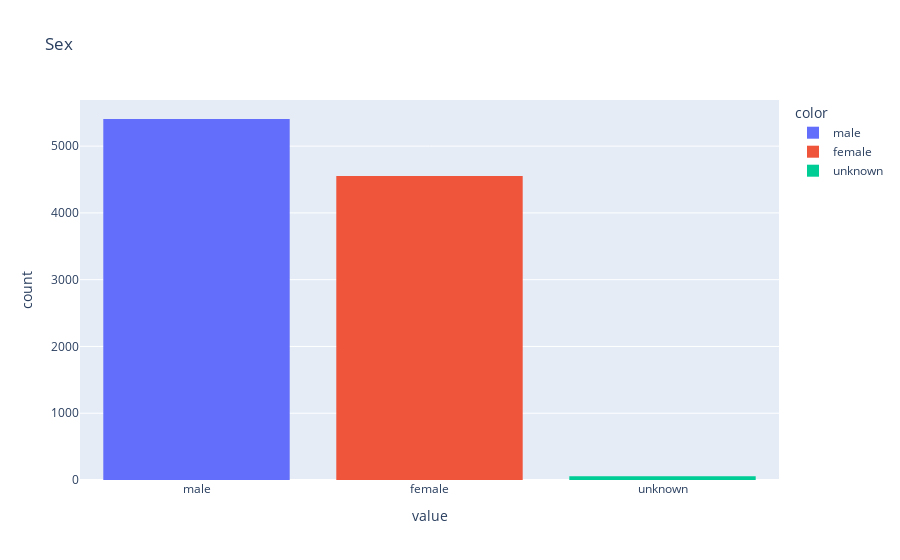

Notebook cell for this chart:
### Code cell
px.histogram(skin_df.sex, color=skin_df.sex, title='Sex')

### Figure 1 — Plotly figure (JSON) as saved in the notebook; plotly's stock layout.template omitted (floating-point values rounded to 4 significant figures; data arrays with more than 128 entries replaced by an {"elided": "..."} marker saying what was removed)
{"data": [{"alignmentgroup": "True", "bingroup": "x", "hovertemplate": "color=male<br>value=%{x}<br>count=%{y}<extra></extra>", "legendgroup": "male", "marker": {"color": "#636efa", "pattern": {"shape": ""}}, "name": "male", "offsetgroup": "male", "orientation": "v", "showlegend": true, "type": "histogram", "x": {"elided": "5406 str values"}, "xaxis": "x", "yaxis": "y"}, {"alignmentgroup": "True", "bingroup": "x", "hovertemplate": "color=female<br>value=%{x}<br>count=%{y}<extra></extra>", "legendgroup": "female", "marker": {"color": "#EF553B", "pattern": {"shape": ""}}, "name": "female", "offsetgroup": "female", "orientation": "v", "showlegend": true, "type": "histogram", "x": {"elided": "4552 str values"}, "xaxis": "x", "yaxis": "y"}, {"alignmentgroup": "True", "bingroup": "x", "hovertemplate": "color=unknown<br>value=%{x}<br>count=%{y}<extra></extra>", "legendgroup": "unknown", "marker": {"color": "#00cc96", "pattern": {"shape": ""}}, "name": "unknown", "offsetgroup": "unknown", "orientation": "v", "showlegend": true, "type": "histogram", "x": ["unknown", "unknown", "unknown", "unknown", "unknown", "unknown", "unknown", "unknown", "unknown", "unknown", "unknown", "unknown", "unknown", "unknown", "unknown", "unknown", "unknown", "unknown", "unknown", "unknown", "unknown", "unknown", "unknown", "unknown", "unknown", "unknown", "unknown", "unknown", "unknown", "unknown", "unknown", "unknown", "unknown", "unknown", "unknown", "unknown", "unknown", "unknown", "unknown", "unknown", "unknown", "unknown", "unknown", "unknown", "unknown", "unknown", "unknown", "unknown", "unknown", "unknown", "unknown", "unknown", "unknown", "unknown", "unknown", "unknown", "unknown"], "xaxis": "x", "yaxis": "y"}], "layout": {"barmode": "relative", "legend": {"title": {"text": "color"}, "tracegroupgap": 0}, "title": {"text": "Sex"}, "xaxis": {"anchor": "y", "domain": [0, 1], "title": {"text": "value"}}, "yaxis": {"anchor": "x", "domain": [0, 1], "title": {"text": "count"}}}}
